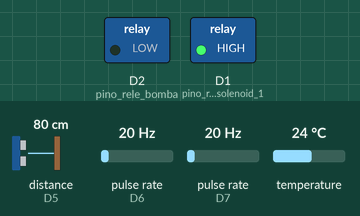
Simulated run of this sketch. Board: ESP8266 (NodeMCU). Parts: switched loads named in the sketch (green lamp = pin HIGH). Wiring (inferred from the names in the program): ultrasonic range finder: trigger D4; echo D5; 2 × pulse sensor: data D6 / data D7. The inputs (shaded band) are chosen by the test bench; at power-on: distance to the obstacle (sensor on D5) 80 cm, pulse rate (sensors on D6, D7) 20 Hz, temperature 24 °C. The echo pulse lasts 58.3 µs per cm; WiFi joins after 1.5 s; servers stay silent unless stated; uploads are accepted with an empty reply; pins used as bus, display or sensor lines are not drawn; what the sketch prints to the serial monitor is not drawn.

Above: at 1.2 s.
1.3 s: distance to the obstacle (sensor on D5) set to 11 cm
7.7 s: distance to the obstacle (sensor on D5) set to 8 cm
At 11.2 s:
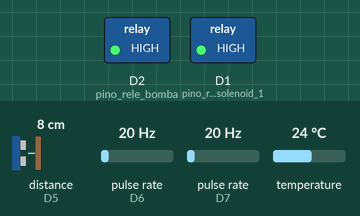
11.9 s: distance to the obstacle (sensor on D5) set to 18 cm
14.6 s: distance to the obstacle (sensor on D5) set to 22 cm
At 16.8 s:
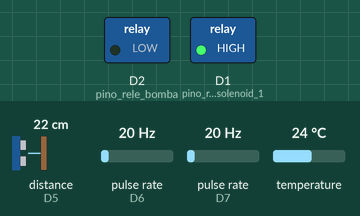
17.9 s: distance to the obstacle (sensor on D5) set to 2 cm
At 20.7 s:
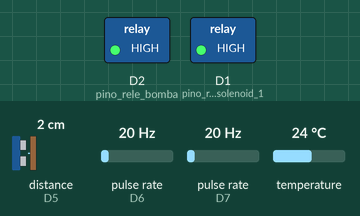
Timing chart, 0 to 21.8 s (numbered marks = the images above; inputs shaded):
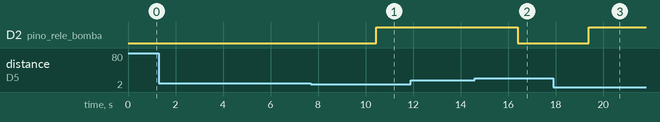

Measured:
- the behaviour switches between 10 and 9 cm on distance to the obstacle (sensor on D5) (found by bisection; images 0 and 1)
- the behaviour switches between 19 and 20 cm on distance to the obstacle (sensor on D5) (found by bisection; images 1 and 2)
- after the input at 1.3 s, every drawn part: stays the same
- after the input at 7.7 s, D2 (pino_rele_bomba): LOW → HIGH after 2.7 s
- after the input at 11.9 s, every drawn part: stays the same
- after the input at 14.6 s, D2 (pino_rele_bomba): HIGH → LOW after 1.8 s
- after the input at 17.9 s, D2 (pino_rele_bomba): LOW → HIGH after 1.5 s

The sketch:

definitivo.ino
```cpp
//pinos
  #define pino_rele_solenoid_1 D1
  #define pino_rele_bomba D2
  #define pino_temperatura D3
  #define pino_trigger_nivel D4 //amarelo
  #define pino_echo_nivel D5  //branco
  #define pino_fluxo_1 D6
  #define pino_fluxo_2 D7
//pinos

//sensor de nivel com utrassnic
  #include "Ultrasonic.h"
  Ultrasonic ultrasonic(pino_trigger_nivel, pino_echo_nivel);
  #define ERROSENSOR 5
  #define PROFUNDIDADEMAX 32
//sensor de nivel com utrassonic

//sensor de temperatura
  #include "OneWire.h"
  #include "DallasTemperature.h"
  OneWire oneWire(pino_temperatura);
  DallasTemperature sensors(&oneWire);
  float Celcius=0;
//sensor de temperatura

//json
  #include"ArduinoJson.h"
//json

//wifi
  #include <ESP8266WiFiMulti.h>
  ESP8266WiFiMulti WiFiMulti;
  #define SSID_WIFI "Higor"
  #define PASSPHRASE_WIFI "higor1234"
//wifi

//post
  #include <ESP8266HTTPClient.h>
//post

typedef struct Var{
  char idv[64];
  float val;
}Var;

typedef struct JsonFormat{
  char idm[4];
  char ids[4];
  char idt[16];
  char tipo[4];
  char timeStamp[8];
  char nVar[1];
  int nVarInt;
  char community[64];
  Var* vars;
}JsonFormat;

int contaPulso1, contaPulso2;
float SFA , SFA2;
JsonFormat jsonFormat;
Var* var;

String criaJson(JsonFormat* jsonFormat){
  const size_t bufferSize = JSON_ARRAY_SIZE(jsonFormat->nVarInt) + jsonFormat->nVarInt * JSON_OBJECT_SIZE(2) + JSON_OBJECT_SIZE(8);

  DynamicJsonBuffer jsonBuffer(bufferSize);
  JsonObject& root = jsonBuffer.createObject();
  root["idm"] = jsonFormat->idm;
  root["ids"] = jsonFormat->ids;
  root["idt"] = jsonFormat->idt;
  root["tipo"] = jsonFormat->tipo;
  root["timestamp"] = jsonFormat->timeStamp;
  root["nvar"] = jsonFormat->nVar;
  root["community"] = jsonFormat->community;

  JsonArray& medicoes = root.createNestedArray("medicoes");
  int i = 0;
  for(i = 0 ; i < jsonFormat->nVarInt ; i++){
    JsonObject& arrayObject = medicoes.createNestedObject();
    arrayObject["idv"] = jsonFormat->vars[i].idv;
    arrayObject["valor"] = jsonFormat->vars[i].val;
  }

  String teste;

  //root.printTo(Serial);
  root.printTo(teste);
  return teste;
}

void setup() {
  Serial.begin(115200);

  strlcpy(jsonFormat.idm, "0", 4);
  strlcpy(jsonFormat.ids, "1", 4);
  strlcpy(jsonFormat.idt, "2", 16);
  strlcpy(jsonFormat.tipo, "w", 4);
  strlcpy(jsonFormat.timeStamp, "1021902", 8);
  strlcpy(jsonFormat.nVar, "4", 1);
  jsonFormat.nVarInt = 4;
  strlcpy(jsonFormat.community, "asdasads", 64);

  var = (Var*) malloc(4*sizeof(Var));
  if(var == NULL){
    exit(0);
  }

  pinMode(pino_rele_bomba, OUTPUT_OPEN_DRAIN);
  pinMode(pino_rele_solenoid_1, OUTPUT_OPEN_DRAIN);

  digitalWrite(pino_rele_solenoid_1,  HIGH);

  pinMode(pino_fluxo_1,INPUT_PULLUP);
  attachInterrupt(digitalPinToInterrupt(pino_fluxo_1), incpulso1, RISING);
  pinMode(pino_fluxo_2,INPUT_PULLUP);
  attachInterrupt(digitalPinToInterrupt(pino_fluxo_2), incpulso2, RISING);

  //configurando wifi
  WiFiMulti.addAP(SSID_WIFI, PASSPHRASE_WIFI);
}

void loop() {
  if((WiFiMulti.run() == WL_CONNECTED)) {
    //sensor de nivel com utrassonic
    float cmMsec = ultrasonic.convert(ultrasonic.timing(), Ultrasonic::CM) - ERROSENSOR;
    float percent = 100 - (cmMsec/PROFUNDIDADEMAX*100);

    if(percent < 50){
      digitalWrite(pino_rele_bomba,  LOW);
    }else if(percent > 85){
      digitalWrite(pino_rele_bomba,  HIGH);
    }
    strcpy(var[0].idv, "SNA");
    var[0].val = percent;
    //sensor de nivel com utrassonic

    //sensor de fluxo
    contaPulso1 = 0;
    contaPulso2 = 0;

    sei();        //Habilita interrupção
    delay (1000); //Aguarda 1 segundo
    cli();

    SFA  = contaPulso1 / 5.5; //Converte para L/min
    SFA2  = contaPulso2 / 5.5; //Converte para L/min

    strcpy(var[1].idv, "SFA1");
    var[1].val = SFA;
    strcpy(var[2].idv, "SFA2");
    var[2].val = SFA2;
    //sensor de fluxo

    //sensor de temperatura
    sensors.requestTemperatures();
    Celcius=sensors.getTempCByIndex(0);

    strcpy(var[3].idv, "temperatura");
    var[3].val = Celcius;
    //sensor de temperatura

    jsonFormat.vars = var;
    String json = criaJson(&jsonFormat);

    Serial.println(json);

    HTTPClient http;
    http.begin("192.168.43.78",8000,"/iotegrator");
    http.addHeader("Content-Type", "application/json", false, true);

    int httpCode = http.POST(json);
    if(httpCode > 0) {
      // file found at server
      if(httpCode == HTTP_CODE_OK) {
          String payload = http.getString();
          Serial.println(payload);
      }
    } else {
      Serial.printf("[HTTP] POST... failed, error: %s\n", http.errorToString(httpCode).c_str());
    }
    http.end();
    //Serial.println(json);
  }else{
    Serial.println("Tentando se conectar ao WI-FI");
    WiFiMulti.addAP(SSID_WIFI, PASSPHRASE_WIFI);
  }
  delay (1000);
}

void incpulso1 ()
{
    contaPulso1++; //Incrementa a variável de contagem dos pulsos
}

void incpulso2 ()
{
    contaPulso2++; //Incrementa a variável de contagem dos pulsos
}
```

Ultrasonic.cpp
```cpp
/*
 * Ultrasonic.cpp - Library for HC-SR04 Ultrasonic Sensing Module.
 *
 * With ideas from:
 *   Created by ITead studio. Apr 20, 2010.
 *   iteadstudio.com
 *
 * SVN Keywords
 * ----------------------------------
 * $Author: cnobile $
 * $Date: 2011-10-08 21:07:42 -0400 (Sat, 08 Oct 2011) $
 * $Revision: 35 $
 * ----------------------------------
 *
 * Centimeters Divisor
 * =========== =======
 *  15.875     26.9029
 *  46.355     27.6233
 *  92.075     28.1949
 * 137.795     28.4717
 * 183.515     28.5584
 * 229.235     28.5936
 * 274.955     28.7194
 *
 * Inches      Divisor
 * ======      =======
 *   6.25      68.3333
 *  18.25      70.1633
 *  36.25      71.6152
 *  54.25      72.3182
 *  72.25      72.5384
 *  90.25      72.6277
 * 108.25      72.9473
 */

#include <stdlib.h>
#include <string.h>
#include "Ultrasonic.h"


Ultrasonic::Ultrasonic(int tp, int ep)
    {
    pinMode(tp, OUTPUT);
    pinMode(ep, INPUT);
    _trigPin = tp;
    _echoPin = ep;
    _cmDivisor = 27.6233;
    _inDivisor = 70.1633;
    }

long Ultrasonic::timing()
    {
    digitalWrite(_trigPin, LOW);
    delayMicroseconds(2);
    digitalWrite(_trigPin, HIGH);
    delayMicroseconds(10);
    digitalWrite(_trigPin, LOW);
    return pulseIn(_echoPin, HIGH);
    }

float Ultrasonic::convert(long microsec, int metric)
    {
    // microsec / 29 / 2;
    if(metric) return microsec / _cmDivisor / 2.0;  // CM
    // microsec / 74 / 2;
    else return microsec / _inDivisor / 2.0;  // IN
    }

void Ultrasonic::setDivisor(float value, int metric)
    {
    if(metric) _cmDivisor = value;
    else _inDivisor = value;
    }

#ifdef COMPILE_STD_DEV
bool Ultrasonic::sampleCreate(size_t numBufs, ...)
    {
    bool result = false;
    va_list ap;
    _numBufs = numBufs;

    if((_pBuffers = (BufCtl *) calloc(numBufs, sizeof(BufCtl))) != NULL)
        {
        va_start(ap, numBufs);
        BufCtl *buf;
        size_t smpSize;

        for(size_t i = 0; i < _numBufs; i++)
            {
            buf = &_pBuffers[i];
            smpSize = va_arg(ap, size_t);

            if((buf->pBegin = (float *) calloc(smpSize, sizeof(float))) != NULL)
                {
                buf->pIndex = buf->pBegin;
                buf->length = smpSize;
                buf->filled = false;
                result = true;
                }
            else
                {
                result = false;
                break;
                }
            }

        va_end(ap);
        }

    if(!result) _freeBuffers();
    return result;
    }

void Ultrasonic::sampleClear()
    {
    if(_pBuffers)
        {
        BufCtl *buf;

        for(size_t i = 0; i < _numBufs; i++)
            {
            buf = &_pBuffers[i];
            memset(buf, '\0', sizeof(float) * buf->length);
            buf->pIndex = buf->pBegin;
            buf->filled = false;
            }
        }
    }

float Ultrasonic::unbiasedStdDev(float value, size_t bufNum)
    {
    float result = 0.0;

    if(_pBuffers)
        {
        BufCtl *buf = &_pBuffers[bufNum];

        if(buf->length > 1)
            {
            _sampleUpdate(buf, float(value));

            if(buf->filled)
                {
                float sum = 0.0, mean, tmp;

                for(size_t i = 0; i < buf->length; i++)
                    sum += buf->pBegin[i];

                mean = sum / buf->length;
                sum = 0.0;

                for(size_t i = 0; i < buf->length; i++)
                    {
                    tmp = buf->pBegin[i] - mean;
                    sum += (tmp * tmp);
                    }

                result = sqrt(sum / (buf->length - 1));
                //Serial.print(bufNum);
                //Serial.print(" : ");
                //Serial.println(result);
                }
            }
        }

    return result;
    }

void Ultrasonic::_sampleUpdate(BufCtl *buf, float msec)
    {
    if(buf->pIndex >= (buf->pBegin + buf->length))
        {
        buf->pIndex = buf->pBegin;
        buf->filled = true;
        }

    *(buf->pIndex++) = msec;
    }

void Ultrasonic::_freeBuffers()
    {
    if(_pBuffers)
        {
        BufCtl *buf;

        for(size_t i = 0; i < _numBufs; i++)
            {
            buf = &_pBuffers[i];
            free(buf->pBegin);
            }

        free(_pBuffers);
        }
    }
#endif // COMPILE_STD_DEV
```

Ultrasonic.h
```cpp
/*
 * Ultrasonic.h - Library for HC-SR04 Ultrasonic Sensing Module.
 *
 * With ideas from:
 *   Created by ITead studio. Alex, Apr 20, 2010.
 *   iteadstudio.com
 *
 * SVN Keywords
 * ----------------------------------
 * $Author: cnobile $
 * $Date: 2011-12-07 21:49:14 -0500 (Wed, 07 Dec 2011) $
 * $Revision: 38 $
 * ----------------------------------
 *
 * Thank you to Rowan Simms for pointing out the change in header name with
 * Arduino version 1.0 and up.
 *
 */

#ifndef ULTRASONIC_H
#define ULTRASONIC_H

#include <stddef.h>

#if defined(ARDUINO) && ARDUINO >= 100
  #include <Arduino.h>
#else
  #include <WProgram.h>
#endif

// Undefine COMPILE_STD_DEV if you don't want Standard Deviation.
#define COMPILE_STD_DEV


typedef struct bufferCtl
    {
    float *pBegin;
    float *pIndex;
    size_t length;
    bool filled;
    } BufCtl;

class Ultrasonic
    {
    public:
    Ultrasonic(int tp, int ep);
    long timing();
    float convert(long microsec, int metric);
    void setDivisor(float value, int metric);
    static const int IN = 0;
    static const int CM = 1;

#ifdef COMPILE_STD_DEV
    bool sampleCreate(size_t size, ...);
    void sampleClear();
    float unbiasedStdDev(float value, size_t bufNum);
#endif // COMPILE_STD_DEV

    private:
    int _trigPin;
    int _echoPin;
    float _cmDivisor;
    float _inDivisor;

#ifdef COMPILE_STD_DEV
    size_t _numBufs;
    BufCtl *_pBuffers;
    void _sampleUpdate(BufCtl *buf, float msec);
    void _freeBuffers();
#endif // COMPILE_STD_DEV
    };

#endif // ULTRASONIC_H
```
